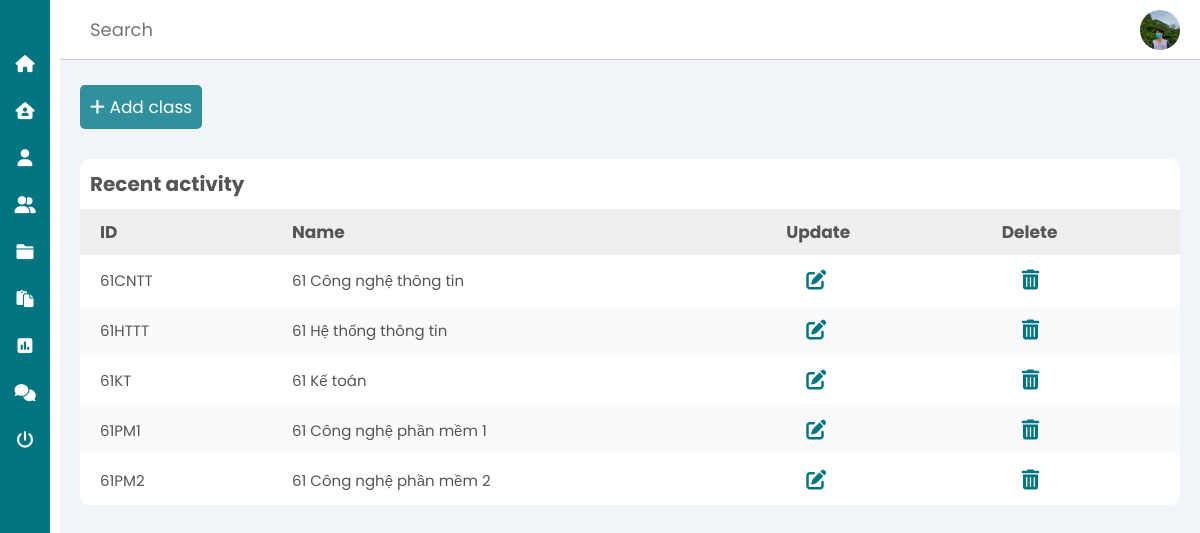
The page /teacher/class.php on the database as committed earlier.
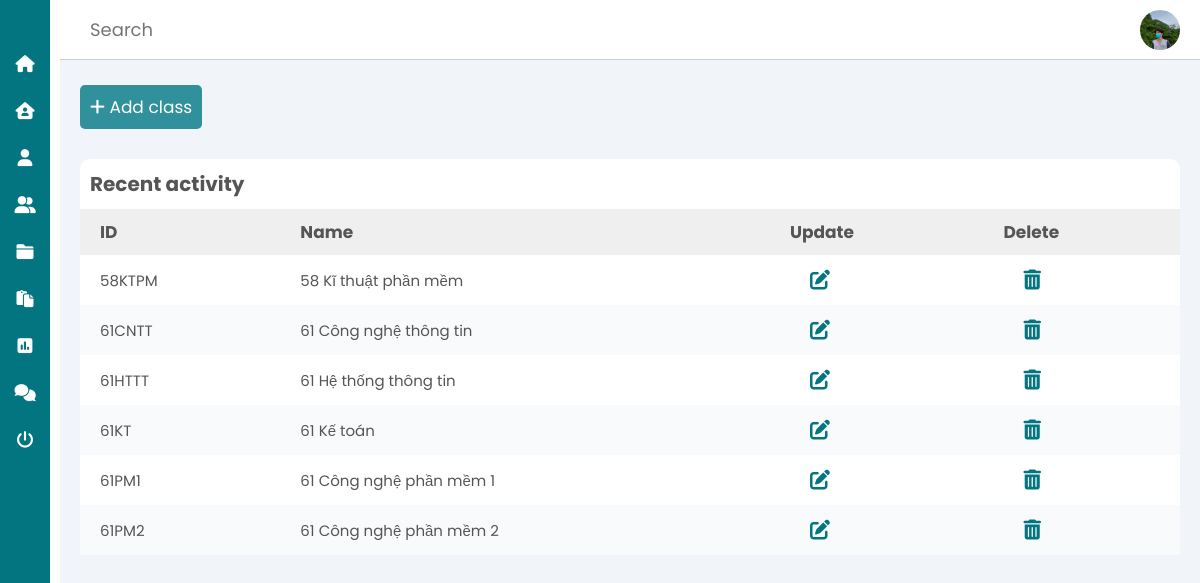
The same page on the database as committed later.
### tables this page shows
CREATE TABLE `tb_class` (
  `id_class` char(10) NOT NULL,
  `name_class` char(100) DEFAULT NULL
);

### teacher/class.php (the view, shortened to what this page needs)
<?php
    include('connect_database/connect.php');
    include('header.php');
?>
    <main>
        <a href="add_class.php" class="btn btn-add"><i class="fas fa-plus"></i> Add class</a>
        <section class="recent">
            <div class="activity-grid">
                <div class="activity-card">
                    <h3>Recent activity</h3>
                    <div class="table-responsive">
                        <table>
                            <thead>
                                <tr>
                                    <th>ID</th>
                                    <th>Name</th>
                                    <th>Update</th>
                                    <th>Delete</th>
                                </tr>
                            </thead>
                            <tbody>
                                <?php
                                    $sql = "SELECT * FROM tb_class";
                                    $res = mysqli_query($conn, $sql);
                                    if($res == TRUE)
                                    {
                                        $count = mysqli_num_rows($res);
                                        if($count>0)
                                        {
                                            while($row = mysqli_fetch_assoc($res))
                                            {
                                                $id_class = $row['id_class'];
                                                $name_class = $row['name_class'];
                                ?>
                                                <tr>
                                                    <td><?php echo $id_class; ?></td>
                                                    <td><?php echo $name_class; ?></td>
                                                    <td>
                                                        <a href="update_class.php?id_class=<?php echo $id_class; ?>" class="update-icon">
                                                            <i class="fas fa-edit"></i>
                                                        </a>
                                                    </td>
                                                    <td>
                                                            <a href="delete_class.php?id_class=<?php echo $id_class; ?>" class="delete-icon">
                                                            <i class="fas fa-trash-alt"></i>
                                                        </a>
                                                    </td>
                                                </tr>
                                <?php
                                            }
                                        }
                                        else
                                        {
                                        }
                                    }
                                ?>
                            </tbody>
                        </table>
                    </div>
                </div>
            </div>
        </section>
    </div>
<?php
include('footer.php');
?>

Rows that differ between the two databases and show on the page:
added tb_class: id_class "58KTPM", name_class "58 Kĩ thuật phần mềm"
